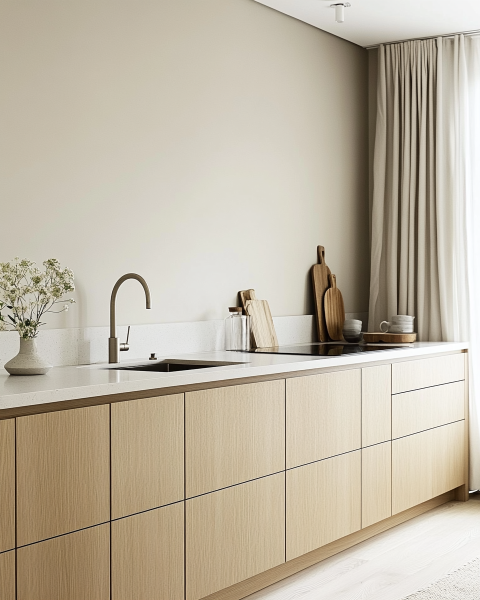
#> input picture images/base-rooms/koekken2.png, 960 x 1200 px (shown at 1/2 size)
$ python make_koekken2_mask.py
#> lines starting #> are read from the running program, lines starting #| are printed output that depends on the picture; after the words box and inside, x2 and y2 are one past the last pixel; in counts of white or black regions, pixels touching at a corner belong together
### scripts/room-recolor/auto_mask.py
#!/usr/bin/env python3
"""
Pure-Python auto-masking for room photos.

The pipeline assumes the kind of photo we're feeding it: a Scandinavian
interior shot with a uniform off-white wall and darker / more saturated
foreground objects (furniture, floor, decor). For that pattern, you can
get a usable mask without any ML:

  1. Convert RGB → LAB
       • L  ≈ perceived lightness (0…100)
       • a, b ≈ chromaticity; near zero means "neutral grey/white"
  2. Wall pixels are the ones that are both light (high L) AND nearly
     neutral (low |a| + |b|). A 2-D threshold pulls them out.
  3. Clean up the binary blob:
       • morphological close fills small holes (pixels of dust, a
         vase rim, the seam between two wall planes)
       • keep only the largest connected component so floor patches
         that happen to be light don't pollute the mask
       • soft Gaussian feather softens edges so the recolor blend
         doesn't show a hard cutout
  4. Save as PNG (8-bit grayscale; white = wall).

When this works it's faster than Photopea by an order of magnitude.
When it doesn't, the user can either (a) tweak the thresholds via CLI
flags for that room, or (b) fall back to a manual mask — recolor.py
doesn't care where the mask came from.

Usage:
    python auto_mask.py images/base-rooms/stue.png \\
                        images/wall-masks/stue-full.png

    # tweak when the auto-mask grabs too much / too little
    python auto_mask.py stue.png stue-full.png --min-L 70 --max-chroma 12

Run on every base photo (one full-wall mask each):
    python auto_mask.py --all
"""
from __future__ import annotations

import argparse
import sys
from pathlib import Path

import numpy as np
from PIL import Image, ImageFilter


REPO_ROOT = Path(__file__).resolve().parents[2]
BASE_DIR  = REPO_ROOT / "images" / "base-rooms"
MASK_DIR  = REPO_ROOT / "images" / "wall-masks"

ROOMS = ["stue", "sovevaerelse", "badevaerelse", "koekken", "entre"]


# ── Colour-space conversion ──────────────────────────────────────────
# We could pull skimage for this, but Pillow has zero dependencies and
# the conversion is straightforward. Using the standard sRGB → CIELAB
# conversion via the D65 white point.

def srgb_to_linear(c: np.ndarray) -> np.ndarray:
    """sRGB gamma → linear RGB. Both in [0, 1]."""
    return np.where(c <= 0.04045, c / 12.92, ((c + 0.055) / 1.055) ** 2.4)


def rgb_to_lab(rgb: np.ndarray) -> np.ndarray:
    """rgb: (H, W, 3) uint8 → lab: (H, W, 3) float64
    L in [0, 100], a/b roughly in [-128, 127]."""
    rgb01 = rgb.astype(np.float64) / 255.0
    lin   = srgb_to_linear(rgb01)

    # Linear-RGB to XYZ (D65)
    M = np.array([
        [0.4124564, 0.3575761, 0.1804375],
        [0.2126729, 0.7151522, 0.0721750],
        [0.0193339, 0.1191920, 0.9503041],
    ])
    xyz = lin @ M.T

    # Normalize by D65 white point
    wp = np.array([0.95047, 1.0, 1.08883])
    xyz /= wp

    # f(t) per CIELAB
    eps  = 216 / 24389
    kappa = 24389 / 27
    fxyz = np.where(xyz > eps, np.cbrt(xyz), (kappa * xyz + 16) / 116)

    L = 116 * fxyz[..., 1] - 16
    a = 500 * (fxyz[..., 0] - fxyz[..., 1])
    b = 200 * (fxyz[..., 1] - fxyz[..., 2])

    return np.stack([L, a, b], axis=-1)


# ── Connected-components (no scipy dep) ──────────────────────────────
# A flood-fill-based labeling. Slow on huge images but fine at 1920×1080.

def largest_connected_component(mask: np.ndarray) -> np.ndarray:
    """mask: bool (H, W). Returns: bool (H, W) with only the largest
    4-connected blob kept."""
    H, W = mask.shape
    seen  = np.zeros_like(mask, dtype=np.int32)
    label = 0
    best_label, best_size = 0, 0
    # 4-connectivity neighbours
    nbrs = ((-1, 0), (1, 0), (0, -1), (0, 1))

    for y in range(H):
        for x in range(W):
            if not mask[y, x] or seen[y, x]:
                continue
            label += 1
            # iterative flood fill
            stack = [(y, x)]
            size  = 0
            while stack:
                cy, cx = stack.pop()
                if seen[cy, cx]:
                    continue
                seen[cy, cx] = label
                size += 1
                for dy, dx in nbrs:
                    ny, nx = cy + dy, cx + dx
                    if 0 <= ny < H and 0 <= nx < W and mask[ny, nx] and not seen[ny, nx]:
                        stack.append((ny, nx))
            if size > best_size:
                best_size = size
                best_label = label

    return seen == best_label


# ── Morphological close (binary dilate then erode) ──────────────────
# Done by Pillow filters on a tiny binary image, with the right radius
# inferred from the source image dimensions.

def morph_close(mask: np.ndarray, radius: int) -> np.ndarray:
    img = Image.fromarray((mask.astype(np.uint8) * 255), mode="L")
    img = img.filter(ImageFilter.MaxFilter(size=radius * 2 + 1))  # dilate
    img = img.filter(ImageFilter.MinFilter(size=radius * 2 + 1))  # erode
    return np.asarray(img) > 127


# ── Main ─────────────────────────────────────────────────────────────

# [156 lines left out: functions auto_mask, main, not called in this run]


# [2 lines that do not run on import are left out]

### scripts/room-recolor/make_koekken2_mask.py
#!/usr/bin/env python3
"""
Build the wall mask for koekken2.png.

koekken2 can't use auto_mask.py alone: the curtains, countertop and
ceiling are nearly the same greige tone as the wall, so pure LAB
thresholding grabs everything (66% coverage). This script combines:

  1. A hand-measured polygon for the wall plane (ends at the shadowed
     corner x=700; the dark corner band + curtains stay unpainted).
  2. A loose LAB wall test inside the polygon.
  3. Per-object boxes (faucet, glass jar + small boards, big cutting
     boards, flowers + vase) where a stricter test keeps the object
     silhouettes out of the mask while still painting the wall
     behind/around them.

Re-run after changing the base photo:
    python scripts/room-recolor/make_koekken2_mask.py
Writes: images/wall-masks/koekken2-full.png
"""
import sys
from pathlib import Path

import numpy as np
from PIL import Image, ImageDraw, ImageFilter

sys.path.insert(0, str(Path(__file__).parent))
from auto_mask import rgb_to_lab, morph_close, largest_connected_component

REPO = Path(__file__).resolve().parents[2]
BASE = REPO / "images" / "base-rooms" / "koekken2.png"
OUT  = REPO / "images" / "wall-masks" / "koekken2-full.png"


def main() -> None:
    img = np.asarray(Image.open(BASE).convert("RGB"))
#> img is the input picture: shape (1200, 960, 3); mean R, G, B 191.4, 181.7, 164.1
    H, W = img.shape[:2]
#> H = 1200; W = 960
    lab = rgb_to_lab(img)
#> in rgb_to_lab, `L = 116 * fxyz[..., 1] - 16`:
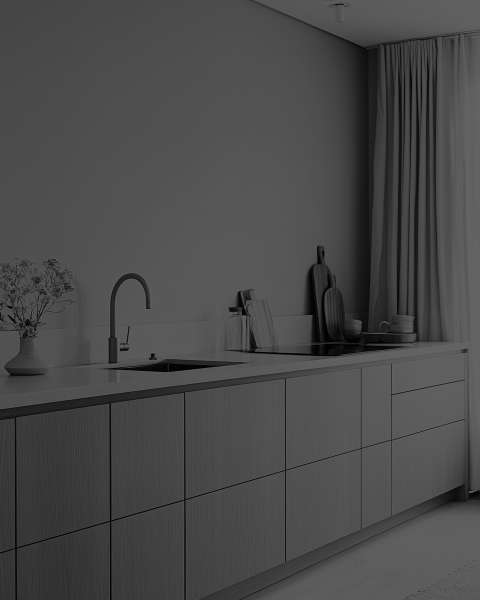
#> L: shape (1200, 960) float64 (shown at 1/2 size); min 0, max 100, mean 73.8
#> in rgb_to_lab, `a = 500 * (fxyz[..., 0] - fxyz[..., 1])`:
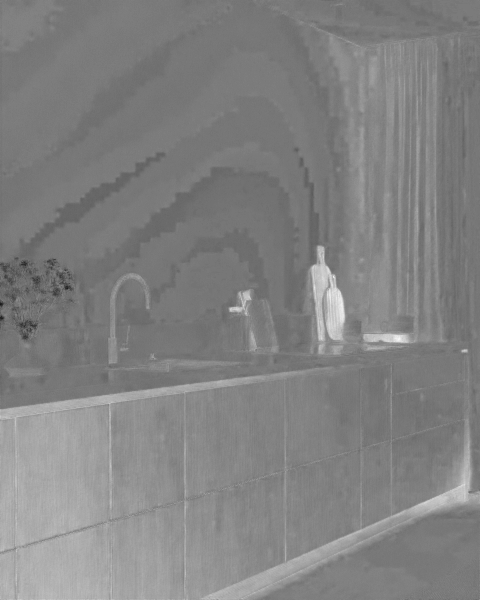
#> a: shape (1200, 960) float64 (shown at 1/2 size); min -12.75, max 13.66, mean 0.713; drawn with min black and max white
#> in rgb_to_lab, `b = 200 * (fxyz[..., 1] - fxyz[..., 2])`:
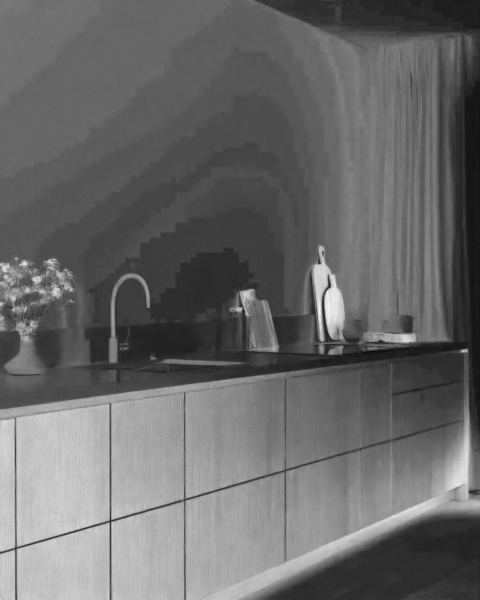
#> b: shape (1200, 960) float64 (shown at 1/2 size); min -4.23, max 31.22, mean 10.4; drawn with min black and max white
#> in rgb_to_lab, `return np.stack([L, a, b], axis=-1)`:
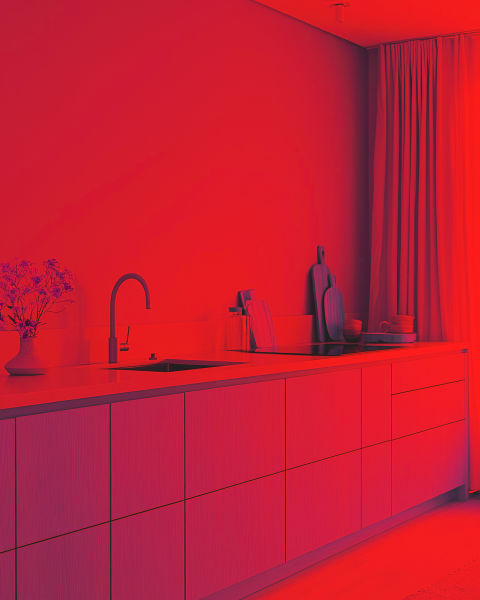
#> returned value: shape (1200, 960, 3) float64 (shown at 1/2 size); mean of channels 0, 1, 2 73.8, 0.7, 10.4; drawn with min black and max white
    L, ch = lab[..., 0], np.hypot(lab[..., 1], lab[..., 2])
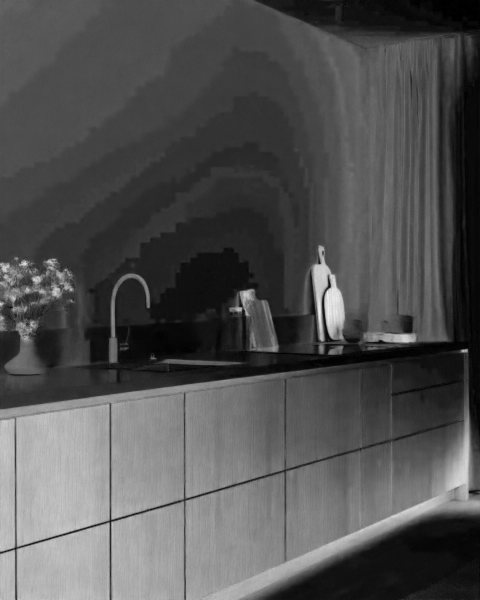
#> ch: shape (1200, 960) float64 (shown at 1/2 size); min 0, max 32.99, mean 10.6; drawn with min black and max white

    # Wall plane: top-left corner of frame to the ceiling line
    # (495,0)->(700,82), right edge at the shadowed corner x=700,
    # bottom edge along the backsplash (0,705)->(700,652).
    poly = [(0, 0), (495, 0), (700, 82), (700, 652), (0, 705)]
    pm = Image.new("L", (W, H), 0)
#> pm: PIL image 960x1200 L; every value is 0
    ImageDraw.Draw(pm).polygon(poly, fill=255)
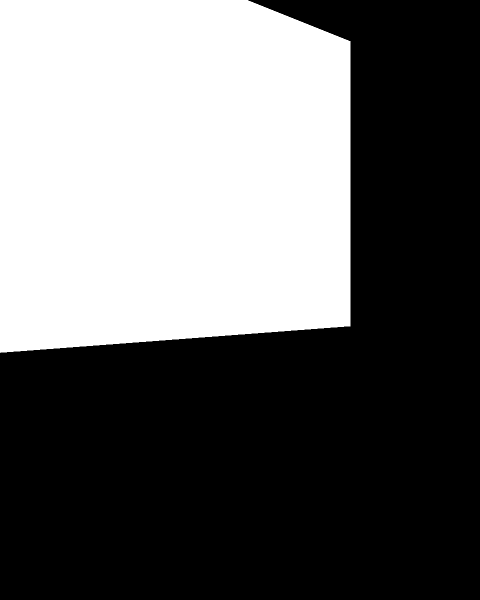
#> pm: PIL image 960x1200 L (shown at 1/2 size); 40.6% white; 1 white region, box (x1, y1, x2, y2) and area: (0, 0, 701, 706) 467478
    inpoly = np.asarray(pm) > 127

    # Loose wall test — catches the shadowed wedge near the curtain.
    cand = inpoly & (L >= 55) & (L <= 91) & (ch <= 16.5)
#> cand: shape (1200, 960) bool; 38.4% white; 82 white regions (78 under 20 px), largest, box (x1, y1, x2, y2) and area: (0, 0, 701, 706) 441490, (50, 651, 70, 673) 120, (491, 637, 493, 668) 35, (55, 664, 61, 672) 28

    yy, xx = np.mgrid[0:H, 0:W]

    def box(x0, y0, x1, y1):
        return (xx >= x0) & (xx < x1) & (yy >= y0) & (yy < y1)

    # Object boxes: stricter wall test so silhouettes stay unpainted.
    # Note: the faucet's bright brushed metal is colorimetrically
    # identical to the wall (L~86, ch~4) — its brightest pixels do get
    # painted. Invisible with muted colors, slight tint with saturated.
    regions = [
        (box(155, 535, 295, 720), (ch <= 8.5) & (L >= 76)),   # faucet
        (box(420, 540, 575, 710), (ch <= 8.5) & (L >= 76)),   # jar + small boards
        (box(585, 455, 700, 710), (ch <= 13.5) & (L >= 56)),  # big boards + shadowed wall
        (box(0, 470, 170, 745),   (ch <= 9.5) & (L >= 72)),   # flowers + vase
    ]
    for reg, strict in regions:
        cand = np.where(reg, inpoly & strict, cand)
#> this loop made 4 passes
#> cand: shape (1200, 960) bool; 37.5% white; 151 white regions (128 under 20 px), largest, box (x1, y1, x2, y2) and area: (0, 0, 701, 700) 426335, (0, 662, 41, 706) 1639, (40, 584, 77, 641) 802

    cand = morph_close(cand.astype(bool), 2)
#> in morph_close, `img = img.filter(ImageFilter.MaxFilter(size=radius * 2 + 1))`: img: PIL image 960x1200 L; 38.7% white; 12 white regions, largest, box (x1, y1, x2, y2) and area: (0, 0, 703, 708) 444044, (22, 544, 68, 579) 946, (688, 625, 696, 642) 103
#> in morph_close, `img = img.filter(ImageFilter.MinFilter(size=radius * 2 + 1))`: img: PIL image 960x1200 L; 37.8% white; 24 white regions (19 under 20 px), largest, box (x1, y1, x2, y2) and area: (0, 0, 701, 706) 434923, (24, 551, 66, 577) 512, (80, 552, 117, 581) 407, (118, 571, 128, 580) 45, (0, 554, 6, 562) 35
    cand = largest_connected_component(cand)
#> after the loop in largest_connected_component, `for y in range(H):`:
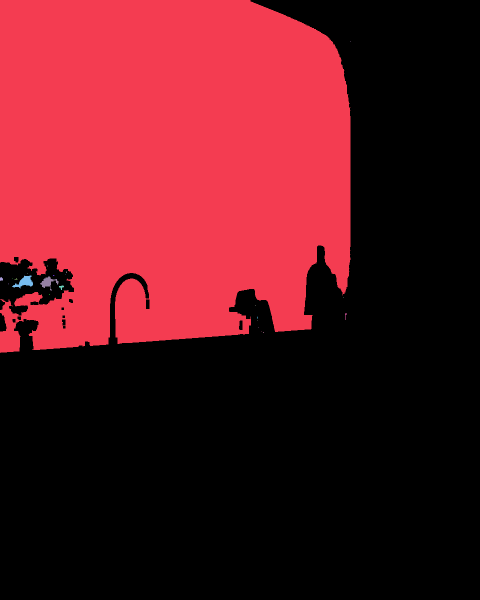
#> seen: shape (1200, 960) int32 (shown at 1/2 size); 26 distinct labels, from 0 to 25; one colour per label, 0 black
#> cand: shape (1200, 960) bool; 37.8% white; 1 white region, box (x1, y1, x2, y2) and area: (0, 0, 701, 706) 434922

    m = Image.fromarray((cand * 255).astype("uint8"))
    m = m.filter(ImageFilter.GaussianBlur(1.5))
    m.save(OUT)
    cov = (np.asarray(m) > 100).mean()
#> cov = 0.378
    print(f"wrote {OUT} (coverage {cov:.1%})")
#| wrote images/wall-masks/koekken2-full.png (coverage 37.8%)


if __name__ == "__main__":
    main()

$ run again, with images/base-rooms/badevaerelse-old.png copied over images/base-rooms/koekken2.png
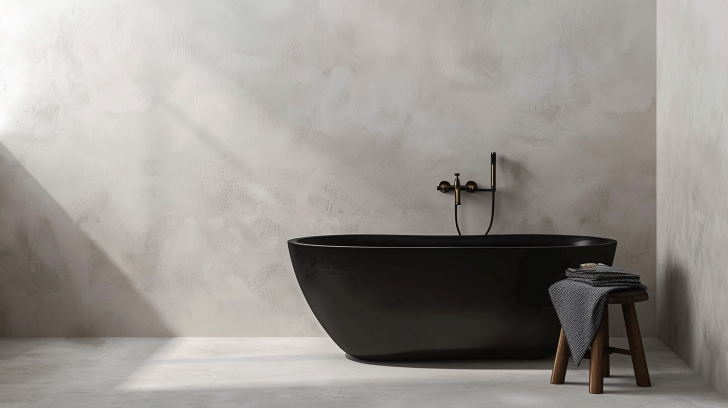
#> input picture images/base-rooms/badevaerelse-old.png, 1456 x 816 px (shown at 1/2 size)
#> in main, img is the input picture: shape (816, 1456, 3); mean R, G, B 152.3, 148.1, 144
#> in main, `ImageDraw.Draw(pm).polygon(poly, fill=255)`:
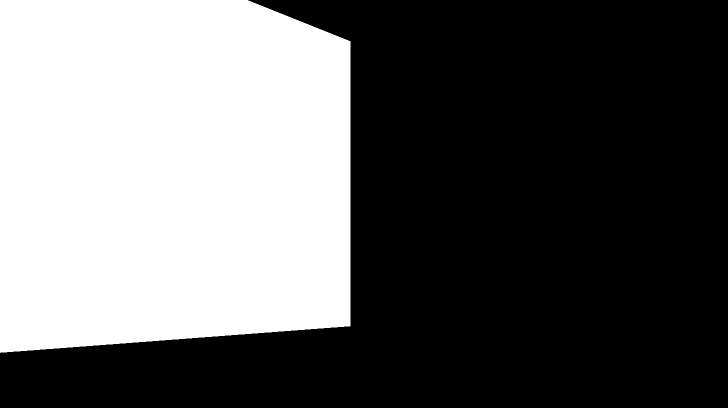
#> pm: PIL image 1456x816 L (shown at 1/2 size); 39.3% white; 1 white region, box (x1, y1, x2, y2) and area: (0, 0, 701, 706) 467478
#> the loop in main, `for reg, strict in regions:` made 4 passes
#> after the loop in largest_connected_component, `for y in range(H):`:
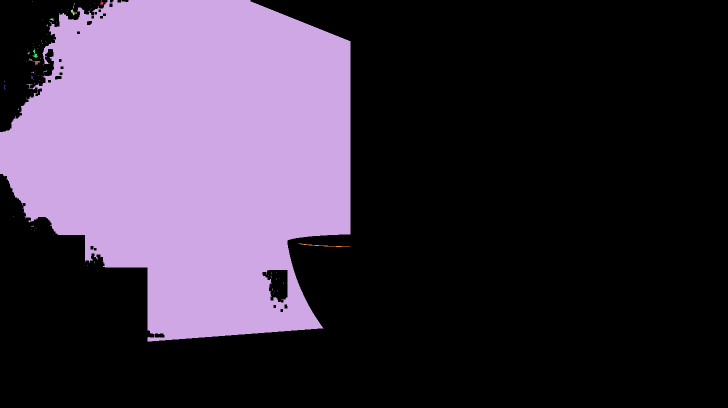
#> seen: shape (816, 1456) int32 (shown at 1/2 size); 77 distinct labels, from 0 to 76; one colour per label, 0 black
#> cov = 0.3
#| wrote images/wall-masks/koekken2-full.png (coverage 30.0%)
